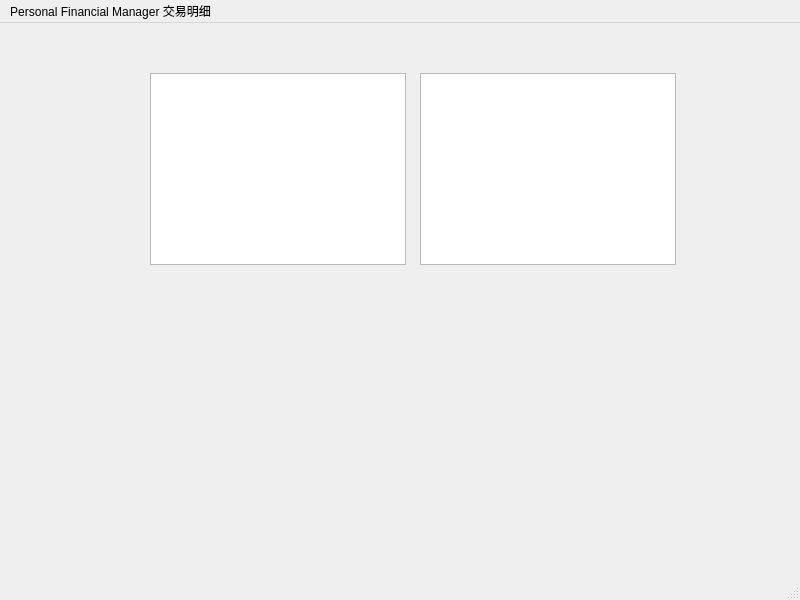
<?xml version="1.0" encoding="UTF-8"?>
<ui version="4.0">
 <class>TransactionWindow</class>
 <widget class="QMainWindow" name="TransactionWindow">
  <property name="geometry">
   <rect>
    <x>0</x>
    <y>0</y>
    <width>800</width>
    <height>600</height>
   </rect>
  </property>
  <property name="windowTitle">
   <string>MainWindow</string>
  </property>
  <widget class="QWidget" name="centralwidget">
   <widget class="QListView" name="accountListView">
    <property name="geometry">
     <rect>
      <x>150</x>
      <y>50</y>
      <width>256</width>
      <height>192</height>
     </rect>
    </property>
   </widget>
   <widget class="QTableView" name="transactionTableView">
    <property name="geometry">
     <rect>
      <x>420</x>
      <y>50</y>
      <width>256</width>
      <height>192</height>
     </rect>
    </property>
   </widget>
  </widget>
  <widget class="QStatusBar" name="statusbar"/>
  <widget class="QMenuBar" name="menuBar">
   <property name="geometry">
    <rect>
     <x>0</x>
     <y>0</y>
     <width>800</width>
     <height>17</height>
    </rect>
   </property>
   <widget class="QMenu" name="menuPersonal_Financial_Manager">
    <property name="title">
     <string>Personal Financial Manager 交易明细</string>
    </property>
   </widget>
   <addaction name="menuPersonal_Financial_Manager"/>
  </widget>
 </widget>
 <resources/>
 <connections/>
</ui>
